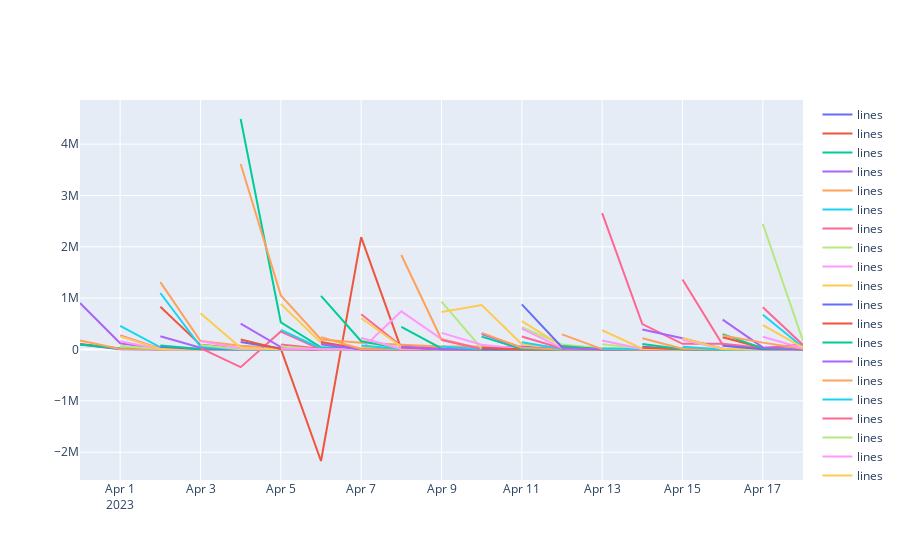

This figure's notebook cell:
### Code cell
# overall first, zoom in later
# plot how the change rate of the value daily

import plotly.express as px

# viewCount_dict = df2[['tid', 'viewCount']]

# df2[['tid', 'viewCount']].groupby('tid')
# viewCount_dict = df2[['tid', 'viewCount']]
temp = list(df2[['tid', 'scrapDate', 'viewCount', 'likeCount', 'retweetCount',]].groupby(['tid']))

fig = go.Figure()
for gp in temp:
    # print(gp[0])

    tid = gp[0]
    viewCount_list = list(gp[1]['viewCount'])
    # likeCount_list = list(gp[1]['likeCount'])
    # retweetCount_list = list(gp[1]['retweetCount'])
    viewCount_rate = np.diff(viewCount_list) # / viewCount_list[:-1] * 100
    # likeCount_rate = np.diff(likeCount_list) / likeCount_list[:-1] * 100
    # retweetCount_rate = np.diff(retweetCount_list) / retweetCount_list[:-1] * 100
    scrapDate_list = list(gp[1]['scrapDate'])[1:]

    fig.add_trace(go.Scatter(x=scrapDate_list, y=viewCount_rate,
                    mode='lines',
                    name='lines'))
    # fig.add_trace(go.Scatter(x=scrapDate_list, y=likeCount_rate,
    #                 mode='lines',
    #                 name='lines'))
    # fig.add_trace(go.Scatter(x=scrapDate_list, y=retweetCount_rate,
    #                 mode='lines',
    #                 name='lines'))
    
    # print(viewCount_list)
    # print(likeCount_list)
    # print(retweetCount_list)
    # print(viewCount_rate)
    # print(likeCount_rate)
    # print(retweetCount_rate)
    # print(scrapDate_list)

fig.show()
# print(list(df2[['tid','viewCount']].groupby(['tid']))[0][0])
# print(list(df2[['tid','viewCount']].groupby(['tid']))[0][1]['viewCount'])
# df_vis[['name','text','month']].drop_duplicates()

# df_vis = pd.DataFrame()
# fig = px.line(df_vis, x="date", y="view change rate", title='change rate compared to previous date', color='tid')
# fig.show()

### Figure 1 — Plotly figure (JSON) as saved in the notebook; plotly's stock layout.template omitted (floating-point values rounded to 4 significant figures)
{"data": [{"mode": "lines", "name": "lines", "type": "scatter", "x": ["2023-03-31", "2023-04-01", "2023-04-02", "2023-04-03", "2023-04-04", "2023-04-05", "2023-04-06", "2023-04-07", "2023-04-08", "2023-04-09", "2023-04-10", "2023-04-11", "2023-04-12", "2023-04-13", "2023-04-14", "2023-04-15", "2023-04-16", "2023-04-17", "2023-04-18"], "y": [98980, 2436, 607, 353, 289, 234, 219, 177, 125, 83, 86, 102, 110, 39, 37, 39, 24, 17, 17]}, {"mode": "lines", "name": "lines", "type": "scatter", "x": ["2023-03-31", "2023-04-01", "2023-04-02", "2023-04-03", "2023-04-04", "2023-04-05", "2023-04-06", "2023-04-07", "2023-04-08", "2023-04-09", "2023-04-10", "2023-04-11", "2023-04-12", "2023-04-13", "2023-04-14", "2023-04-15", "2023-04-16", "2023-04-17", "2023-04-18"], "y": [105773, 21673, 3789, 1805, 1208, 842, 544, 368, 278, 176, 192, 170, 185, 150, 106, 80, 69, 67, 72]}, {"mode": "lines", "name": "lines", "type": "scatter", "x": ["2023-03-31", "2023-04-01", "2023-04-02", "2023-04-03", "2023-04-04", "2023-04-05", "2023-04-06", "2023-04-07", "2023-04-08", "2023-04-09", "2023-04-10", "2023-04-11", "2023-04-12", "2023-04-13", "2023-04-14", "2023-04-15", "2023-04-16", "2023-04-17", "2023-04-18"], "y": [97926, 17560, 5469, 2091, 1817, 1003, 773, 610, 524, 466, 523, 506, 267, 471, 369, 212, 130, 252, 95]}, {"mode": "lines", "name": "lines", "type": "scatter", "x": ["2023-03-31", "2023-04-01", "2023-04-02", "2023-04-03", "2023-04-04", "2023-04-05", "2023-04-06", "2023-04-07", "2023-04-08", "2023-04-09", "2023-04-10", "2023-04-11", "2023-04-12", "2023-04-13", "2023-04-14", "2023-04-15", "2023-04-16", "2023-04-17", "2023-04-18"], "y": [905099, 121953, 10934, 3779, 3040, 1797, 1133, 924, 1353, 412, 341, 303, 310, 237, 182, 199, 181, 161, 159]}, {"mode": "lines", "name": "lines", "type": "scatter", "x": ["2023-03-31", "2023-04-01", "2023-04-02", "2023-04-03", "2023-04-04", "2023-04-05", "2023-04-06", "2023-04-07", "2023-04-08", "2023-04-09", "2023-04-10", "2023-04-11", "2023-04-12", "2023-04-13", "2023-04-14", "2023-04-15", "2023-04-16", "2023-04-17", "2023-04-18"], "y": [175886, 7714, 707, 277, 198, 198, 132, 85, 74, 48, 31, 36, 31, 29, 34, 15, 14, 10, 16]}, {"mode": "lines", "name": "lines", "type": "scatter", "x": ["2023-04-01", "2023-04-02", "2023-04-03", "2023-04-04", "2023-04-05", "2023-04-06", "2023-04-07", "2023-04-08", "2023-04-09", "2023-04-10", "2023-04-11", "2023-04-12", "2023-04-13", "2023-04-14", "2023-04-15", "2023-04-16", "2023-04-17", "2023-04-18"], "y": [459036, 42063, 8881, 5653, 4036, 3478, 2936, 2099, 1828, 1485, 1608, 7743, 4870, 1709, 1418, 1187, 1080, 1045]}, {"mode": "lines", "name": "lines", "type": "scatter", "x": ["2023-04-01", "2023-04-02", "2023-04-03", "2023-04-04", "2023-04-05", "2023-04-06", "2023-04-07", "2023-04-08", "2023-04-09", "2023-04-10", "2023-04-11", "2023-04-12", "2023-04-13", "2023-04-14", "2023-04-15", "2023-04-16", "2023-04-17", "2023-04-18"], "y": [272620, 13142, 2461, 1280, 816, 525, 464, 398, 284, 171, 137, 148, 117, 129, 82, 103, 96, 85]}, {"mode": "lines", "name": "lines", "type": "scatter", "x": ["2023-04-01", "2023-04-02", "2023-04-03", "2023-04-04", "2023-04-05", "2023-04-06", "2023-04-07", "2023-04-08", "2023-04-09", "2023-04-10", "2023-04-11", "2023-04-12", "2023-04-13", "2023-04-14", "2023-04-15", "2023-04-16", "2023-04-17", "2023-04-18"], "y": [74636, 2534, 694, 396, 168, 153, 115, 86, 72, 53, 72, 30, 36, 28, 13, 17, 13, 19]}, {"mode": "lines", "name": "lines", "type": "scatter", "x": ["2023-04-01", "2023-04-02", "2023-04-03", "2023-04-04", "2023-04-05", "2023-04-06", "2023-04-07", "2023-04-08", "2023-04-09", "2023-04-10", "2023-04-11", "2023-04-12", "2023-04-13", "2023-04-14", "2023-04-15", "2023-04-16", "2023-04-17", "2023-04-18"], "y": [160174, 5088, 878, 507, 265, 148, 157, 89, 76, 68, 48, 34, 47, 19, 19, 17, 36, 29]}, {"mode": "lines", "name": "lines", "type": "scatter", "x": ["2023-04-01", "2023-04-02", "2023-04-03", "2023-04-04", "2023-04-05", "2023-04-06", "2023-04-07", "2023-04-08", "2023-04-09", "2023-04-10", "2023-04-11", "2023-04-12", "2023-04-13", "2023-04-14", "2023-04-15", "2023-04-16", "2023-04-17", "2023-04-18"], "y": [256939, 11445, 1877, 1025, 646, 420, 314, 236, 186, 191, 167, 154, 86, 97, 141, 227, 87, 65]}, {"mode": "lines", "name": "lines", "type": "scatter", "x": ["2023-04-02", "2023-04-03", "2023-04-04", "2023-04-05", "2023-04-06", "2023-04-07", "2023-04-08", "2023-04-09", "2023-04-10", "2023-04-11", "2023-04-12", "2023-04-13", "2023-04-14", "2023-04-15", "2023-04-16", "2023-04-17", "2023-04-18"], "y": [52596, 2993, 1065, 782, 445, 384, 291, 514, 503, 159, 75, 80, 69, 68, 48, 42, 54]}, {"mode": "lines", "name": "lines", "type": "scatter", "x": ["2023-04-02", "2023-04-03", "2023-04-04", "2023-04-05", "2023-04-06", "2023-04-07", "2023-04-08", "2023-04-09", "2023-04-10", "2023-04-11", "2023-04-12", "2023-04-13", "2023-04-14", "2023-04-15", "2023-04-16", "2023-04-17", "2023-04-18"], "y": [832019, 90195, 21680, 12997, -2172268, 2188075, 6653, 8038, 6073, 5426, 3583, 2901, 2712, 3217, 5205, 3553, 2326]}, {"mode": "lines", "name": "lines", "type": "scatter", "x": ["2023-04-02", "2023-04-03", "2023-04-04", "2023-04-05", "2023-04-06", "2023-04-07", "2023-04-08", "2023-04-09", "2023-04-11", "2023-04-12", "2023-04-13", "2023-04-14", "2023-04-15", "2023-04-16", "2023-04-17", "2023-04-18"], "y": [75471, 7976, 2760, 1806, 1025, 890, 732, 421, 610, 177, 136, 75, 71, 71, 70, 69]}, {"mode": "lines", "name": "lines", "type": "scatter", "x": ["2023-04-02", "2023-04-03", "2023-04-04", "2023-04-05", "2023-04-06", "2023-04-07", "2023-04-08", "2023-04-09", "2023-04-10", "2023-04-11", "2023-04-12", "2023-04-13", "2023-04-14", "2023-04-15", "2023-04-16", "2023-04-17", "2023-04-18"], "y": [256919, 35246, 4228, 2194, 5030, 4889, 2044, 1076, 998, 2550, 2791, 1547, 2386, 2126, 1532, 1870, 1980]}, {"mode": "lines", "name": "lines", "type": "scatter", "x": ["2023-04-02", "2023-04-03", "2023-04-04", "2023-04-05", "2023-04-06", "2023-04-07", "2023-04-08", "2023-04-09", "2023-04-10", "2023-04-11", "2023-04-12", "2023-04-13", "2023-04-14", "2023-04-15", "2023-04-16", "2023-04-17", "2023-04-18"], "y": [1311640, 163235, 72546, 28771, 16670, 13060, 13445, 15891, 9005, 8572, 5482, 4461, 3999, 4892, 7695, 5036, 3409]}, {"mode": "lines", "name": "lines", "type": "scatter", "x": ["2023-04-02", "2023-04-03", "2023-04-04", "2023-04-05", "2023-04-06", "2023-04-07", "2023-04-08", "2023-04-09", "2023-04-10", "2023-04-11", "2023-04-12", "2023-04-13", "2023-04-14", "2023-04-15", "2023-04-16", "2023-04-17", "2023-04-18"], "y": [1100037, 56644, 6353, 2057, 1075, 627, 571, 568, 265, 227, 153, 146, 104, 97, 98, 69, 76]}, {"mode": "lines", "name": "lines", "type": "scatter", "x": ["2023-04-03", "2023-04-04", "2023-04-05", "2023-04-06", "2023-04-07", "2023-04-08", "2023-04-09", "2023-04-10", "2023-04-11", "2023-04-12", "2023-04-13", "2023-04-14", "2023-04-15", "2023-04-16", "2023-04-17", "2023-04-18"], "y": [25811, -343874, 350478, 1344, 865, 723, 679, 563, 487, 282, 312, 219, 148, 136, 131, 80]}, {"mode": "lines", "name": "lines", "type": "scatter", "x": ["2023-04-03", "2023-04-04", "2023-04-05", "2023-04-06", "2023-04-07", "2023-04-08", "2023-04-09", "2023-04-10", "2023-04-11", "2023-04-12", "2023-04-13", "2023-04-14", "2023-04-15", "2023-04-16", "2023-04-17", "2023-04-18"], "y": [85857, 3684, 2371, 1476, 864, 767, 619, 499, 376, 314, 318, 289, 367, 221, 186, 147]}, {"mode": "lines", "name": "lines", "type": "scatter", "x": ["2023-04-03", "2023-04-04", "2023-04-05", "2023-04-06", "2023-04-07", "2023-04-08", "2023-04-09", "2023-04-10", "2023-04-11", "2023-04-12", "2023-04-13", "2023-04-14", "2023-04-15", "2023-04-16", "2023-04-17", "2023-04-18"], "y": [167113, 20956, 5710, 2811, 2961, 1639, 1239, 1314, 1132, 679, 1042, 722, 582, 363, 380, 360]}, {"mode": "lines", "name": "lines", "type": "scatter", "x": ["2023-04-03", "2023-04-04", "2023-04-05", "2023-04-06", "2023-04-07", "2023-04-08", "2023-04-09", "2023-04-10", "2023-04-11", "2023-04-12", "2023-04-13", "2023-04-14", "2023-04-15", "2023-04-16", "2023-04-17", "2023-04-18"], "y": [707047, 31368, 4341, 1927, 990, 709, 660, 444, 462, 395, 330, 277, 181, 202, 161, 156]}, {"mode": "lines", "name": "lines", "type": "scatter", "x": ["2023-04-04", "2023-04-05", "2023-04-06", "2023-04-07", "2023-04-08", "2023-04-09", "2023-04-10", "2023-04-11", "2023-04-12", "2023-04-13", "2023-04-14", "2023-04-15", "2023-04-16", "2023-04-17", "2023-04-18"], "y": [147671, 17131, 1219, 586, 305, 229, 204, 184, 119, 101, 75, 71, 47, 72, 48]}, {"mode": "lines", "name": "lines", "type": "scatter", "x": ["2023-04-04", "2023-04-05", "2023-04-06", "2023-04-07", "2023-04-08", "2023-04-09", "2023-04-10", "2023-04-11", "2023-04-12", "2023-04-13", "2023-04-14", "2023-04-15", "2023-04-16", "2023-04-17", "2023-04-18"], "y": [195217, 7416, 869, 439, 276, 184, 143, 127, 118, 131, 76, 51, 45, 30, 29]}, {"mode": "lines", "name": "lines", "type": "scatter", "x": ["2023-04-04", "2023-04-05", "2023-04-06", "2023-04-07", "2023-04-08", "2023-04-09", "2023-04-10", "2023-04-11", "2023-04-12", "2023-04-13", "2023-04-14", "2023-04-15", "2023-04-16", "2023-04-17", "2023-04-18"], "y": [4489948, 529748, 43727, 16999, 17814, 8671, 5194, 4114, 3510, 3549, 2269, 4176, 1784, 1434, 1378]}, {"mode": "lines", "name": "lines", "type": "scatter", "x": ["2023-04-04", "2023-04-05", "2023-04-06", "2023-04-07", "2023-04-08", "2023-04-09", "2023-04-10", "2023-04-11", "2023-04-12", "2023-04-13", "2023-04-14", "2023-04-15", "2023-04-16", "2023-04-17", "2023-04-18"], "y": [503842, 47182, 4632, 2211, 7076, 1317, 632, 494, 432, 490, 308, 251, 183, 136, 157]}, {"mode": "lines", "name": "lines", "type": "scatter", "x": ["2023-04-04", "2023-04-05", "2023-04-06", "2023-04-07", "2023-04-08", "2023-04-09", "2023-04-10", "2023-04-11", "2023-04-12", "2023-04-13", "2023-04-14", "2023-04-15", "2023-04-16", "2023-04-17", "2023-04-18"], "y": [3613875, 1053998, 193945, 128883, 90523, 57241, 56903, 26743, 18092, 19806, 17184, 15939, 9623, 7832, 10122]}, {"mode": "lines", "name": "lines", "type": "scatter", "x": ["2023-04-05", "2023-04-06", "2023-04-07", "2023-04-08", "2023-04-09", "2023-04-10", "2023-04-11", "2023-04-12", "2023-04-13", "2023-04-14", "2023-04-15", "2023-04-16", "2023-04-17", "2023-04-18"], "y": [383065, 25510, 7970, 4365, 2420, 1722, 1544, 1260, 985, 755, 678, 561, 475, 499]}, {"mode": "lines", "name": "lines", "type": "scatter", "x": ["2023-04-05", "2023-04-06", "2023-04-07", "2023-04-08", "2023-04-09", "2023-04-10", "2023-04-11", "2023-04-12", "2023-04-13", "2023-04-14", "2023-04-15", "2023-04-16", "2023-04-17", "2023-04-18"], "y": [95896, 14563, 3243, 1795, 960, 670, 565, 422, 362, 267, 167, 159, 146, 125]}, {"mode": "lines", "name": "lines", "type": "scatter", "x": ["2023-04-05", "2023-04-06", "2023-04-07", "2023-04-08", "2023-04-09", "2023-04-10", "2023-04-11", "2023-04-12", "2023-04-13", "2023-04-14", "2023-04-15", "2023-04-16", "2023-04-17", "2023-04-18"], "y": [59165, 1062, 259, 106, 76, 47, 27, 27, 16, 12, 6, 3, 9, 1]}, {"mode": "lines", "name": "lines", "type": "scatter", "x": ["2023-04-05", "2023-04-06", "2023-04-07", "2023-04-08", "2023-04-09", "2023-04-10", "2023-04-11", "2023-04-12", "2023-04-13", "2023-04-14", "2023-04-15", "2023-04-16", "2023-04-17", "2023-04-18"], "y": [14533, 1225, 438, 743782, 203934, 8648, 1840, 846, 726, 463, 327, 287, 155, 164]}, {"mode": "lines", "name": "lines", "type": "scatter", "x": ["2023-04-05", "2023-04-06", "2023-04-07", "2023-04-08", "2023-04-09", "2023-04-10", "2023-04-11", "2023-04-12", "2023-04-13", "2023-04-14", "2023-04-15", "2023-04-16", "2023-04-17", "2023-04-18"], "y": [887654, 136254, 29184, 14535, 8412, 6034, 4791, 3576, 2609, 1754, 978, 534, 499, 443]}, {"mode": "lines", "name": "lines", "type": "scatter", "x": ["2023-04-06", "2023-04-07", "2023-04-08", "2023-04-09", "2023-04-10", "2023-04-11", "2023-04-12", "2023-04-13", "2023-04-14", "2023-04-15", "2023-04-16", "2023-04-17", "2023-04-18"], "y": [102437, 5924, 1610, 761, 498, 352, 312, 254, 158, 141, 112, 72, 73]}, {"mode": "lines", "name": "lines", "type": "scatter", "x": ["2023-04-06", "2023-04-07", "2023-04-08", "2023-04-09", "2023-04-10", "2023-04-11", "2023-04-12", "2023-04-13", "2023-04-14", "2023-04-15", "2023-04-16", "2023-04-17", "2023-04-18"], "y": [144214, 5761, 1176, 498, 361, 224, 163, 176, 114, 82, 59, 35, 35]}, {"mode": "lines", "name": "lines", "type": "scatter", "x": ["2023-04-06", "2023-04-07", "2023-04-08", "2023-04-09", "2023-04-10", "2023-04-11", "2023-04-12", "2023-04-13", "2023-04-14", "2023-04-15", "2023-04-16", "2023-04-17", "2023-04-18"], "y": [1043818, 161328, 18840, 6382, 11769, 8526, 2332, 1851, 1789, 1175, 726, 1683, 637]}, {"mode": "lines", "name": "lines", "type": "scatter", "x": ["2023-04-06", "2023-04-07", "2023-04-08", "2023-04-09", "2023-04-10", "2023-04-11", "2023-04-12", "2023-04-13", "2023-04-14", "2023-04-15", "2023-04-16", "2023-04-17", "2023-04-18"], "y": [109018, 7075, 2133, 1157, 765, 588, 485, 363, 259, 189, 133, 101, 76]}, {"mode": "lines", "name": "lines", "type": "scatter", "x": ["2023-04-06", "2023-04-07", "2023-04-08", "2023-04-09", "2023-04-10", "2023-04-11", "2023-04-12", "2023-04-13", "2023-04-14", "2023-04-15", "2023-04-16", "2023-04-17", "2023-04-18"], "y": [240456, 7866, 1115, 655, 421, 561, 280, 207, 162, 129, 121, 133, 120]}, {"mode": "lines", "name": "lines", "type": "scatter", "x": ["2023-04-07", "2023-04-08", "2023-04-09", "2023-04-10", "2023-04-11", "2023-04-12", "2023-04-13", "2023-04-14", "2023-04-16", "2023-04-17", "2023-04-18"], "y": [77366, 8676, 2365, 1577, 1256, 1006, 847, 677, 1046, 270, 271]}, {"mode": "lines", "name": "lines", "type": "scatter", "x": ["2023-04-07", "2023-04-08", "2023-04-09", "2023-04-10", "2023-04-11", "2023-04-12", "2023-04-13", "2023-04-14", "2023-04-15", "2023-04-16", "2023-04-17", "2023-04-18"], "y": [686361, 66909, 12389, 9183, 4570, 2702, 2366, 1574, 1253, 1139, 1023, 764]}, {"mode": "lines", "name": "lines", "type": "scatter", "x": ["2023-04-07", "2023-04-08", "2023-04-09", "2023-04-10", "2023-04-11", "2023-04-12", "2023-04-13", "2023-04-14", "2023-04-15", "2023-04-16", "2023-04-17", "2023-04-18"], "y": [220725, 14763, 2606, 1347, 1047, 505, 356, 254, 255, 171, 136, 83]}, {"mode": "lines", "name": "lines", "type": "scatter", "x": ["2023-04-07", "2023-04-08", "2023-04-09", "2023-04-10", "2023-04-11", "2023-04-12", "2023-04-13", "2023-04-14", "2023-04-15", "2023-04-16", "2023-04-17", "2023-04-18"], "y": [225508, 14677, 3213, 2073, 1271, 1003, 1040, 1128, 874, 724, 416, 294]}, {"mode": "lines", "name": "lines", "type": "scatter", "x": ["2023-04-07", "2023-04-08", "2023-04-09", "2023-04-10", "2023-04-11", "2023-04-12", "2023-04-13", "2023-04-14", "2023-04-15", "2023-04-16", "2023-04-17", "2023-04-18"], "y": [608394, 58137, 4881, 1706, 1106, 668, 485, 381, 302, 209, 241, 222]}, {"mode": "lines", "name": "lines", "type": "scatter", "x": ["2023-04-08", "2023-04-09", "2023-04-10", "2023-04-11", "2023-04-12", "2023-04-13", "2023-04-14", "2023-04-15", "2023-04-16", "2023-04-17", "2023-04-18"], "y": [49638, 6415, 2090, 1592, 1291, 663, 519, 344, 201, 152, 123]}, {"mode": "lines", "name": "lines", "type": "scatter", "x": ["2023-04-08", "2023-04-09", "2023-04-10", "2023-04-11", "2023-04-12", "2023-04-13", "2023-04-14", "2023-04-15", "2023-04-16", "2023-04-17", "2023-04-18"], "y": [40792, 2308, 844, 395, 275, 147, 144, 124, 81, 25, 33]}, {"mode": "lines", "name": "lines", "type": "scatter", "x": ["2023-04-08", "2023-04-09", "2023-04-10", "2023-04-11", "2023-04-12", "2023-04-13", "2023-04-14", "2023-04-15", "2023-04-16", "2023-04-17", "2023-04-18"], "y": [442381, 19379, 5092, 2498, 1290, 823, 540, 364, 239, 232, 189]}, {"mode": "lines", "name": "lines", "type": "scatter", "x": ["2023-04-08", "2023-04-09", "2023-04-10", "2023-04-11", "2023-04-12", "2023-04-13", "2023-04-14", "2023-04-15", "2023-04-16", "2023-04-17", "2023-04-18"], "y": [49422, 2599, 9466, 56724, 14712, 1170, 410, 255, 241, 166, 111]}, {"mode": "lines", "name": "lines", "type": "scatter", "x": ["2023-04-08", "2023-04-09", "2023-04-10", "2023-04-11", "2023-04-12", "2023-04-13", "2023-04-14", "2023-04-15", "2023-04-16", "2023-04-17", "2023-04-18"], "y": [1839820, 194112, 10846, 4436, 1826, 1142, 797, 717, 619, 335, 273]}, {"mode": "lines", "name": "lines", "type": "scatter", "x": ["2023-04-09", "2023-04-10", "2023-04-11", "2023-04-12", "2023-04-13", "2023-04-14", "2023-04-15", "2023-04-16", "2023-04-17", "2023-04-18"], "y": [58775, 7010, 4263, 1217, 758, 550, 494, 314, 472, 252]}, {"mode": "lines", "name": "lines", "type": "scatter", "x": ["2023-04-09", "2023-04-10", "2023-04-11", "2023-04-12", "2023-04-13", "2023-04-14", "2023-04-15", "2023-04-16", "2023-04-17", "2023-04-18"], "y": [183356, 9120, 2477, 20084, 3287, 2453, 1388, 1391, 586, 255]}, {"mode": "lines", "name": "lines", "type": "scatter", "x": ["2023-04-09", "2023-04-10", "2023-04-11", "2023-04-12", "2023-04-13", "2023-04-14", "2023-04-15", "2023-04-16", "2023-04-17", "2023-04-18"], "y": [933523, 21029, 3914, 1866, 998, 680, 440, 283, 226, 220]}, {"mode": "lines", "name": "lines", "type": "scatter", "x": ["2023-04-09", "2023-04-10", "2023-04-11", "2023-04-12", "2023-04-13", "2023-04-14", "2023-04-15", "2023-04-16", "2023-04-17", "2023-04-18"], "y": [324061, 92997, 10542, 2945, 1465, 1465, 1580, 640, 548, 345]}, {"mode": "lines", "name": "lines", "type": "scatter", "x": ["2023-04-09", "2023-04-10", "2023-04-11", "2023-04-12", "2023-04-13", "2023-04-14", "2023-04-15", "2023-04-16", "2023-04-17", "2023-04-18"], "y": [731583, 864898, 102480, 18838, 4859, 11397, 24416, 2563, 2136, 1558]}, {"mode": "lines", "name": "lines", "type": "scatter", "x": ["2023-04-10", "2023-04-11", "2023-04-12", "2023-04-13", "2023-04-14", "2023-04-15", "2023-04-16", "2023-04-17", "2023-04-18"], "y": [5829, 1152, 448, 261, 182, 124, 47, 16, 15]}, {"mode": "lines", "name": "lines", "type": "scatter", "x": ["2023-04-10", "2023-04-11", "2023-04-12", "2023-04-13", "2023-04-14", "2023-04-15", "2023-04-16", "2023-04-17", "2023-04-18"], "y": [31596, 1500, 493, 293, 179, 128, 72, 47, 46]}, {"mode": "lines", "name": "lines", "type": "scatter", "x": ["2023-04-10", "2023-04-11", "2023-04-12", "2023-04-13", "2023-04-14", "2023-04-15", "2023-04-16", "2023-04-17", "2023-04-18"], "y": [250048, 10416, 1659, 914, 599, 581, 351, 872, 609]}, {"mode": "lines", "name": "lines", "type": "scatter", "x": ["2023-04-10", "2023-04-11", "2023-04-12", "2023-04-13", "2023-04-14", "2023-04-15", "2023-04-16", "2023-04-17", "2023-04-18"], "y": [301887, 32418, 15858, 9032, 671, 327, 251, 2545, 271]}, {"mode": "lines", "name": "lines", "type": "scatter", "x": ["2023-04-10", "2023-04-11", "2023-04-12", "2023-04-13", "2023-04-14", "2023-04-15", "2023-04-16", "2023-04-17", "2023-04-18"], "y": [323780, 35082, 1597, 1439, 397, 255, 182, 148, 152]}, {"mode": "lines", "name": "lines", "type": "scatter", "x": ["2023-04-11", "2023-04-12", "2023-04-13", "2023-04-14", "2023-04-15", "2023-04-16", "2023-04-17", "2023-04-18"], "y": [141057, 11558, 2535, 1506, 909, 612, 493, 373]}, {"mode": "lines", "name": "lines", "type": "scatter", "x": ["2023-04-11", "2023-04-12", "2023-04-13", "2023-04-14", "2023-04-15", "2023-04-16", "2023-04-17", "2023-04-18"], "y": [251789, 18870, 9479, 3673, 1153, 729, 536, 531]}, {"mode": "lines", "name": "lines", "type": "scatter", "x": ["2023-04-11", "2023-04-12", "2023-04-13", "2023-04-14", "2023-04-15", "2023-04-16", "2023-04-17", "2023-04-18"], "y": [432865, 96968, 24769, 4394, 2134, 1643, 1788, 924]}, {"mode": "lines", "name": "lines", "type": "scatter", "x": ["2023-04-11", "2023-04-12", "2023-04-13", "2023-04-14", "2023-04-15", "2023-04-16", "2023-04-17", "2023-04-18"], "y": [406019, 26982, 3291, 1657, 859, 2966, 1236, 1607]}, {"mode": "lines", "name": "lines", "type": "scatter", "x": ["2023-04-11", "2023-04-12", "2023-04-13", "2023-04-14", "2023-04-15", "2023-04-16", "2023-04-17", "2023-04-18"], "y": [551752, 65536, 8314, 3499, 2254, 1564, 1314, 997]}, {"mode": "lines", "name": "lines", "type": "scatter", "x": ["2023-04-11", "2023-04-12", "2023-04-13", "2023-04-14", "2023-04-15", "2023-04-16", "2023-04-17", "2023-04-18"], "y": [879513, 42726, 6600, 3095, 1211, 648, 450, 285]}, {"mode": "lines", "name": "lines", "type": "scatter", "x": ["2023-04-12", "2023-04-13", "2023-04-14", "2023-04-15", "2023-04-16", "2023-04-17", "2023-04-18"], "y": [44692, 2179, 559, 289, 173, 129, 117]}, {"mode": "lines", "name": "lines", "type": "scatter", "x": ["2023-04-12", "2023-04-13", "2023-04-14", "2023-04-15", "2023-04-16", "2023-04-17", "2023-04-18"], "y": [66226, 3981, 920, 886, 665, 796, 864]}, {"mode": "lines", "name": "lines", "type": "scatter", "x": ["2023-04-12", "2023-04-13", "2023-04-14", "2023-04-15", "2023-04-16", "2023-04-17", "2023-04-18"], "y": [22334, 3130, 1464, 882, 603, 2008, 1363]}, {"mode": "lines", "name": "lines", "type": "scatter", "x": ["2023-04-12", "2023-04-13", "2023-04-14", "2023-04-15", "2023-04-16", "2023-04-17", "2023-04-18"], "y": [295279, 7587, 1100, 513, 234, 148, 127]}, {"mode": "lines", "name": "lines", "type": "scatter", "x": ["2023-04-13", "2023-04-14", "2023-04-15", "2023-04-16", "2023-04-17", "2023-04-18"], "y": [17218, 2845, 1045, 538, 327, 246]}, {"mode": "lines", "name": "lines", "type": "scatter", "x": ["2023-04-13", "2023-04-14", "2023-04-15", "2023-04-16", "2023-04-17", "2023-04-18"], "y": [2655975, 495394, 111062, 110769, 29790, 104019]}, {"mode": "lines", "name": "lines", "type": "scatter", "x": ["2023-04-13", "2023-04-14", "2023-04-15", "2023-04-16", "2023-04-17", "2023-04-18"], "y": [101782, 18950, 5976, 13461, 2413, 4323]}, {"mode": "lines", "name": "lines", "type": "scatter", "x": ["2023-04-13", "2023-04-14", "2023-04-15", "2023-04-16", "2023-04-17", "2023-04-18"], "y": [174626, 10537, 4719, 787, 371, 365]}, {"mode": "lines", "name": "lines", "type": "scatter", "x": ["2023-04-13", "2023-04-14", "2023-04-15", "2023-04-16", "2023-04-17", "2023-04-18"], "y": [374222, 13848, 1751, 647, 354, 306]}, {"mode": "lines", "name": "lines", "type": "scatter", "x": ["2023-04-14", "2023-04-15", "2023-04-16", "2023-04-17", "2023-04-18"], "y": [50978, 2769, 580, 349, 249]}, {"mode": "lines", "name": "lines", "type": "scatter", "x": ["2023-04-14", "2023-04-15", "2023-04-16", "2023-04-17", "2023-04-18"], "y": [35940, 3583, 837, 556, 437]}, {"mode": "lines", "name": "lines", "type": "scatter", "x": ["2023-04-14", "2023-04-15", "2023-04-16", "2023-04-17", "2023-04-18"], "y": [105417, 6205, 1929, 1443, 1303]}, {"mode": "lines", "name": "lines", "type": "scatter", "x": ["2023-04-14", "2023-04-15", "2023-04-16", "2023-04-17", "2023-04-18"], "y": [389325, 218302, 14679, 2842, 1340]}, {"mode": "lines", "name": "lines", "type": "scatter", "x": ["2023-04-14", "2023-04-15", "2023-04-16", "2023-04-17", "2023-04-18"], "y": [218784, 14038, 1589, 537, 242]}, {"mode": "lines", "name": "lines", "type": "scatter", "x": ["2023-04-15", "2023-04-16", "2023-04-17", "2023-04-18"], "y": [52932, 1539, 372, 140]}, {"mode": "lines", "name": "lines", "type": "scatter", "x": ["2023-04-15", "2023-04-16", "2023-04-17", "2023-04-18"], "y": [1362003, 92584, 13270, 5895]}, {"mode": "lines", "name": "lines", "type": "scatter", "x": ["2023-04-15", "2023-04-16", "2023-04-17", "2023-04-18"], "y": [196529, 10374, 1310, 436]}, {"mode": "lines", "name": "lines", "type": "scatter", "x": ["2023-04-15", "2023-04-16", "2023-04-17", "2023-04-18"], "y": [189035, 13253, 2609, 972]}, {"mode": "lines", "name": "lines", "type": "scatter", "x": ["2023-04-15", "2023-04-16", "2023-04-17", "2023-04-18"], "y": [222304, 7589, 1783, 902]}, {"mode": "lines", "name": "lines", "type": "scatter", "x": ["2023-04-16", "2023-04-17", "2023-04-18"], "y": [75216, 4684, 1494]}, {"mode": "lines", "name": "lines", "type": "scatter", "x": ["2023-04-16", "2023-04-17", "2023-04-18"], "y": [238515, 27480, 5056]}, {"mode": "lines", "name": "lines", "type": "scatter", "x": ["2023-04-16", "2023-04-17", "2023-04-18"], "y": [299251, 22009, 5659]}, {"mode": "lines", "name": "lines", "type": "scatter", "x": ["2023-04-16", "2023-04-17", "2023-04-18"], "y": [580459, 40139, 5618]}, {"mode": "lines", "name": "lines", "type": "scatter", "x": ["2023-04-16", "2023-04-17", "2023-04-18"], "y": [274304, 133874, 15856]}, {"mode": "lines", "name": "lines", "type": "scatter", "x": ["2023-04-17", "2023-04-18"], "y": [676172, 44125]}, {"mode": "lines", "name": "lines", "type": "scatter", "x": ["2023-04-17", "2023-04-18"], "y": [823135, 89456]}, {"mode": "lines", "name": "lines", "type": "scatter", "x": ["2023-04-17", "2023-04-18"], "y": [2444762, 167862]}, {"mode": "lines", "name": "lines", "type": "scatter", "x": ["2023-04-17", "2023-04-18"], "y": [247653, 21221]}, {"mode": "lines", "name": "lines", "type": "scatter", "x": ["2023-04-17", "2023-04-18"], "y": [475612, 36649]}, {"mode": "lines", "name": "lines", "type": "scatter", "x": ["2023-04-18"], "y": [21375]}, {"mode": "lines", "name": "lines", "type": "scatter", "x": ["2023-04-18"], "y": [49275]}, {"mode": "lines", "name": "lines", "type": "scatter", "x": ["2023-04-18"], "y": [64944]}, {"mode": "lines", "name": "lines", "type": "scatter", "x": ["2023-04-18"], "y": [425774]}, {"mode": "lines", "name": "lines", "type": "scatter", "x": ["2023-04-18"], "y": [95949]}, {"mode": "lines", "name": "lines", "type": "scatter", "x": [], "y": []}, {"mode": "lines", "name": "lines", "type": "scatter", "x": [], "y": []}, {"mode": "lines", "name": "lines", "type": "scatter", "x": [], "y": []}, {"mode": "lines", "name": "lines", "type": "scatter", "x": [], "y": []}, {"mode": "lines", "name": "lines", "type": "scatter", "x": [], "y": []}, {"mode": "lines", "name": "lines", "type": "scatter", "x": [], "y": []}, {"mode": "lines", "name": "lines", "type": "scatter", "x": [], "y": []}, {"mode": "lines", "name": "lines", "type": "scatter", "x": [], "y": []}, {"mode": "lines", "name": "lines", "type": "scatter", "x": [], "y": []}, {"mode": "lines", "name": "lines", "type": "scatter", "x": [], "y": []}], "layout": {}}
